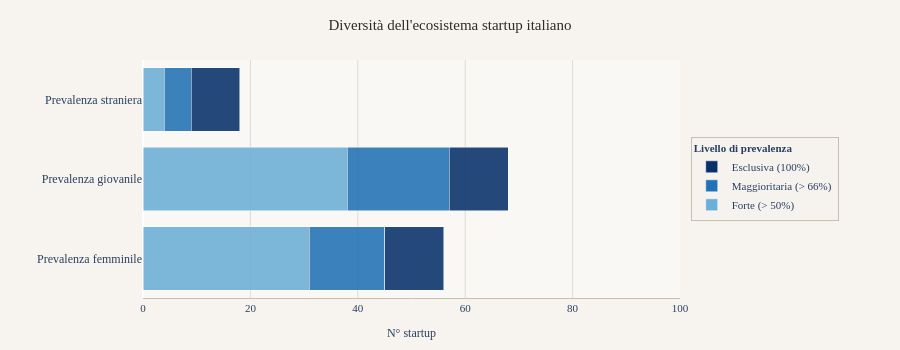

Here is the notebook cell this chart was saved with:
### Code cell
mpl_font = 'Times New Roman, serif'

# ── 1. PREP DATI ─────────────────────────────────────────────
n_tot = len(df)

dimensioni = {
    'Prevalenza femminile': 'prevalenza_femminile',
    'Prevalenza giovanile': 'prevalenza_giovanile',
    'Prevalenza straniera': 'prevalenza_straniera',
}

livelli = ['Forte', 'Maggioritaria', 'Esclusiva']
colori  = ['#6baed6', '#2171b5', '#08306b']
soglie  = {'Forte': '> 50%', 'Maggioritaria': '> 66%', 'Esclusiva': '100%'}

records = []
for label, col in dimensioni.items():
    for livello in livelli:
        n = (df[col] == livello).sum()
        records.append({
            'dimensione': label,
            'livello': livello,
            'n': n,
            'pct': round(n / n_tot * 100, 1)
        })

agg = pd.DataFrame(records)
dim_labels = list(dimensioni.keys())

# ── 2. FIGURA ────────────────────────────────────────────────
fig = go.Figure()

for livello, colore in zip(livelli, colori):
    subset = agg[agg['livello'] == livello]
    vals   = [subset[subset['dimensione'] == d]['n'].values[0] for d in dim_labels]
    pcts   = [subset[subset['dimensione'] == d]['pct'].values[0] for d in dim_labels]

    fig.add_trace(go.Bar(
        name=f"{livello} ({soglie[livello]})",
        y=dim_labels,
        x=vals,
        orientation='h',
        marker=dict(color=colore, opacity=0.88, line=dict(width=0.5, color='white')),
        customdata=[[v, p, livello, soglie[livello]] for v, p in zip(vals, pcts)],
        hovertemplate=(
            "<b>%{y}</b><br>"
            "Livello: <b>%{customdata[2]}</b> (%{customdata[3]} della compagine societaria)<br>"
            "Startup: <b>%{customdata[0]}</b><br>"
            "Sul totale campione: <b>%{customdata[1]}%</b>"
            "<extra></extra>"
        ),
    ))

# ── 3. LAYOUT ────────────────────────────────────────────────
fig.update_layout(
    barmode='stack',
    title=dict(
        text="Diversità dell'ecosistema startup italiano",
        font=dict(size=15, family=mpl_font, color='#2c2c2c'),
        x=0.5, xanchor='center', pad=dict(t=10)
    ),
    xaxis=dict(
        title='N° startup',
        title_font=dict(size=12, family=mpl_font),
        tickfont=dict(size=11, family=mpl_font),
        gridcolor='#e0dbd4',
        showline=True, linecolor='#c8bfb0',
        range=[0, 100],
    ),
    yaxis=dict(
        title='',
        tickfont=dict(size=12, family=mpl_font),
        automargin=True,
    ),
    legend=dict(
        title=dict(
            text='<b>Livello di prevalenza</b>',
            font=dict(size=11, family=mpl_font),
        ),
        bgcolor='rgba(247,244,239,0.92)',
        bordercolor='#c8bfb0',
        borderwidth=1,
        font=dict(size=11, family=mpl_font),
        x=1.02, y=0.5,
        xanchor='left', yanchor='middle',
    ),
    paper_bgcolor='#f7f4ef',
    plot_bgcolor='#faf8f4',
    margin=dict(l=20, r=220, t=60, b=50),
    height=350,
)

fig.show()

### Figure 1 — Plotly figure (JSON) as saved in the notebook; plotly's stock layout.template omitted (floating-point values rounded to 4 significant figures)
{"data": [{"customdata": [[31, 4.7, "Forte", "> 50%"], [38, 5.8, "Forte", "> 50%"], [4, 0.6, "Forte", "> 50%"]], "hovertemplate": "<b>%{y}</b><br>Livello: <b>%{customdata[2]}</b> (%{customdata[3]} della compagine societaria)<br>Startup: <b>%{customdata[0]}</b><br>Sul totale campione: <b>%{customdata[1]}%</b><extra></extra>", "marker": {"color": "#6baed6", "line": {"color": "white", "width": 0.5}, "opacity": 0.88}, "name": "Forte (> 50%)", "orientation": "h", "type": "bar", "x": [31, 38, 4], "y": ["Prevalenza femminile", "Prevalenza giovanile", "Prevalenza straniera"]}, {"customdata": [[14, 2.1, "Maggioritaria", "> 66%"], [19, 2.9, "Maggioritaria", "> 66%"], [5, 0.8, "Maggioritaria", "> 66%"]], "hovertemplate": "<b>%{y}</b><br>Livello: <b>%{customdata[2]}</b> (%{customdata[3]} della compagine societaria)<br>Startup: <b>%{customdata[0]}</b><br>Sul totale campione: <b>%{customdata[1]}%</b><extra></extra>", "marker": {"color": "#2171b5", "line": {"color": "white", "width": 0.5}, "opacity": 0.88}, "name": "Maggioritaria (> 66%)", "orientation": "h", "type": "bar", "x": [14, 19, 5], "y": ["Prevalenza femminile", "Prevalenza giovanile", "Prevalenza straniera"]}, {"customdata": [[11, 1.7, "Esclusiva", "100%"], [11, 1.7, "Esclusiva", "100%"], [9, 1.4, "Esclusiva", "100%"]], "hovertemplate": "<b>%{y}</b><br>Livello: <b>%{customdata[2]}</b> (%{customdata[3]} della compagine societaria)<br>Startup: <b>%{customdata[0]}</b><br>Sul totale campione: <b>%{customdata[1]}%</b><extra></extra>", "marker": {"color": "#08306b", "line": {"color": "white", "width": 0.5}, "opacity": 0.88}, "name": "Esclusiva (100%)", "orientation": "h", "type": "bar", "x": [11, 11, 9], "y": ["Prevalenza femminile", "Prevalenza giovanile", "Prevalenza straniera"]}], "layout": {"barmode": "stack", "height": 350, "legend": {"bgcolor": "rgba(247,244,239,0.92)", "bordercolor": "#c8bfb0", "borderwidth": 1, "font": {"family": "Times New Roman, serif", "size": 11}, "title": {"font": {"family": "Times New Roman, serif", "size": 11}, "text": "<b>Livello di prevalenza</b>"}, "x": 1.02, "xanchor": "left", "y": 0.5, "yanchor": "middle"}, "margin": {"b": 50, "l": 20, "r": 220, "t": 60}, "paper_bgcolor": "#f7f4ef", "plot_bgcolor": "#faf8f4", "title": {"font": {"color": "#2c2c2c", "family": "Times New Roman, serif", "size": 15}, "pad": {"t": 10}, "text": "Diversità dell'ecosistema startup italiano", "x": 0.5, "xanchor": "center"}, "xaxis": {"gridcolor": "#e0dbd4", "linecolor": "#c8bfb0", "range": [0, 100], "showline": true, "tickfont": {"family": "Times New Roman, serif", "size": 11}, "title": {"font": {"family": "Times New Roman, serif", "size": 12}, "text": "N° startup"}}, "yaxis": {"automargin": true, "tickfont": {"family": "Times New Roman, serif", "size": 12}, "title": {"text": ""}}}}
